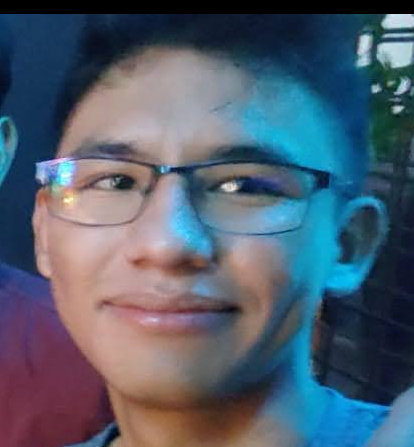
#> input picture FacialRecognition/data/images/OSVALDO_20250302_141730.png, 414 x 447 px
$ python -i image_utils.py   (imports and definitions only)
#> lines starting #> are read from the running program, lines starting #| are printed output that depends on the picture
#> further down, picture is the input picture: shape (447, 414, 3); mean B, G, R 109.8, 93.9, 80.7
import cv2
import numpy as np
from PIL import Image, ImageTk
from typing import Tuple, Optional
import os


class ImageUtils:

    @staticmethod
    def load_image(image_path: str) -> Optional[np.ndarray]:
        """
        Loads an image from a file path using OpenCV.

        Args:
            image_path (str): Path to the image file to load

        Returns:
            Optional[np.ndarray]: Loaded image as a numpy array in BGR format,
                                or None if loading fails
        """
        if not os.path.exists(image_path):
            return None

        try:
            return cv2.imread(image_path)
        except Exception as e:
            print(f"Error loading image: {e}")
            return None

    @staticmethod
    def resize_image(image: np.ndarray, size: Tuple[int, int]) -> np.ndarray:
        """
        Resizes an image to the specified dimensions.

        Args:
            image (np.ndarray): Input image as numpy array
            size (Tuple[int, int]): Target size as (width, height)
        """
        return cv2.resize(image, size)

    @staticmethod
    def convert_cv2_to_pil(cv2_image: np.ndarray) -> Image.Image:
        """
        Converts an OpenCV image (BGR) to PIL Image format (RGB).

        Args:
            cv2_image (np.ndarray): OpenCV image in BGR format
        """
        cv2_image = cv2.cvtColor(cv2_image, cv2.COLOR_BGR2RGB)
        return Image.fromarray(cv2_image)

    @staticmethod
    def enhance_image_for_recognition(image: np.ndarray) -> np.ndarray:
        """
        Enhances an image for better face recognition.
        Applies histogram equalization to improve contrast.
        """
        if image is None:
            return None

        # Convert to grayscale if it's a color image
        if len(image.shape) == 3:
            gray = cv2.cvtColor(image, cv2.COLOR_BGR2GRAY)
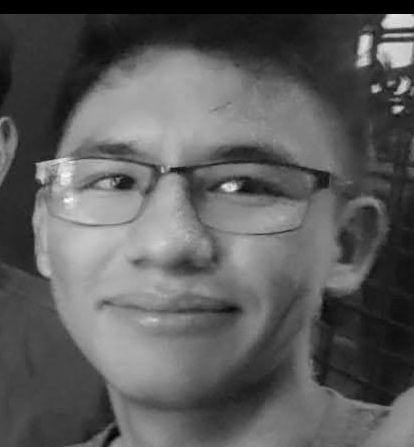
#> gray: shape (447, 414); min 0, max 250, mean 91.8
        else:
            gray = image

        # Apply histogram equalization
        equalized = cv2.equalizeHist(gray)
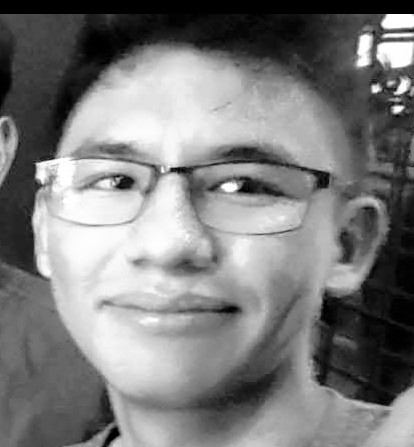
#> equalized: shape (447, 414); min 0, max 255, mean 124.3

        # Convert back to color if the original was color
        if len(image.shape) == 3:
            result = cv2.cvtColor(equalized, cv2.COLOR_GRAY2BGR)
            return result

        return equalized

>>> import cv2
>>> picture = cv2.imread('../../data/images/OSVALDO_20250302_141730.png')
>>> result = ImageUtils().enhance_image_for_recognition(picture)
